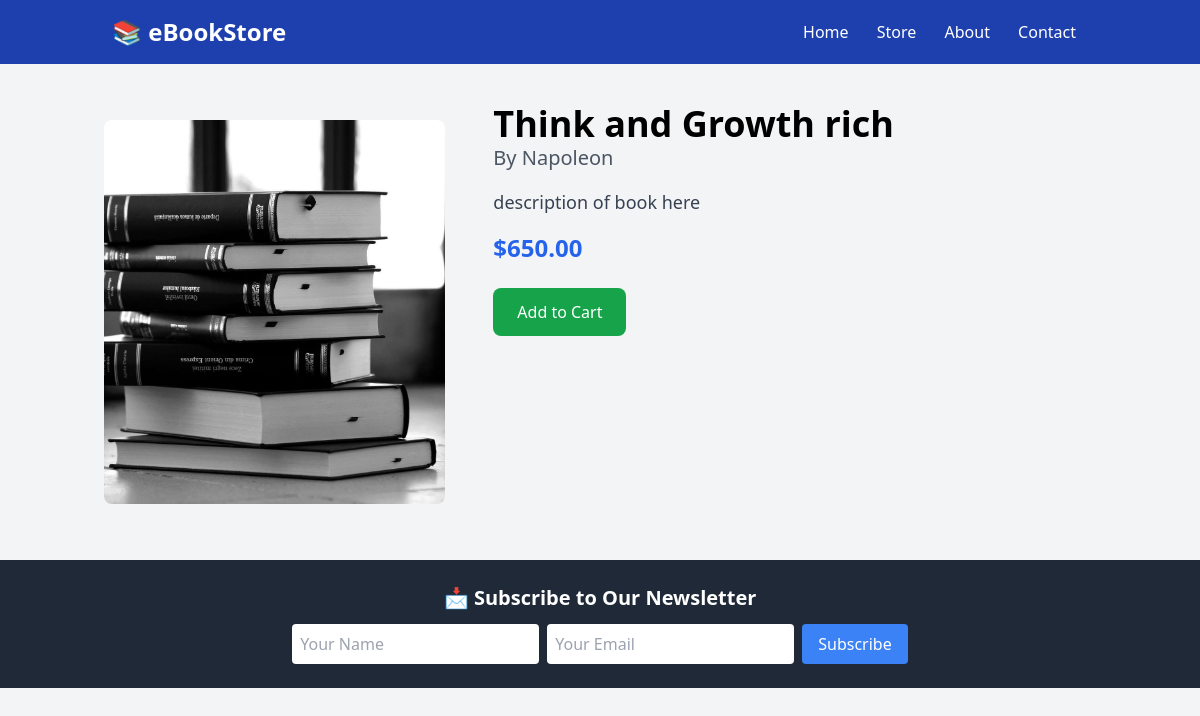
Screenshot of /book/1/ with the database file from the repository.
### e_BookStore/models.py (models this page shows, shortened)
class Book(models.Model):
    title = models.CharField(max_length=255)
    author = models.CharField(max_length=255)
    description = models.TextField()
    price = models.DecimalField(max_digits=10, decimal_places=2)
    stock = models.PositiveIntegerField()
    category = models.ForeignKey(Category, on_delete=models.CASCADE)  # Updated field
    cover_image = models.ImageField(upload_to='book_covers/', blank=True, null=True)
    published_date = models.DateField()
    created_at = models.DateTimeField(auto_now_add=True)
    updated_at = models.DateTimeField(auto_now=True)

### e_BookStore/views.py (the view)
# urls.py: path('book/<int:book_id>/', views.book_detail, name='book_detail'),
def book_detail(request, book_id):
    book = get_object_or_404(Book, id=book_id)
    return render(request, 'book_detail.html', {'book': book})

### e_BookStore/templates/book_detail.html
{% extends 'base.html' %}
{% load static %}
{% block content %}
<div class="container mx-auto py-10">
    <div class="flex">
        <img src="{% static 'images/165944.jpg' %}" class="w-1/3 h-96 object-cover rounded-lg m-4">
        <div class="ml-8">
            <h2 class="text-4xl font-bold">{{ book.title }}</h2>
            <p class="text-xl text-gray-600">By {{ book.author }}</p>
            <p class="text-lg text-gray-700 mt-4">{{ book.description }}</p>
            <p class="text-2xl font-bold text-blue-600 mt-4">${{ book.price }}</p>
            <a href="#" class="mt-6 inline-block bg-green-600 text-white px-6 py-3 rounded-lg hover:bg-green-700">
                Add to Cart
            </a>
        </div>
    </div>
</div>
{% endblock %}

### rows the page displays
Book: title "Think and Growth rich", author "Napoleon", description "description of book here", price "650.00"
